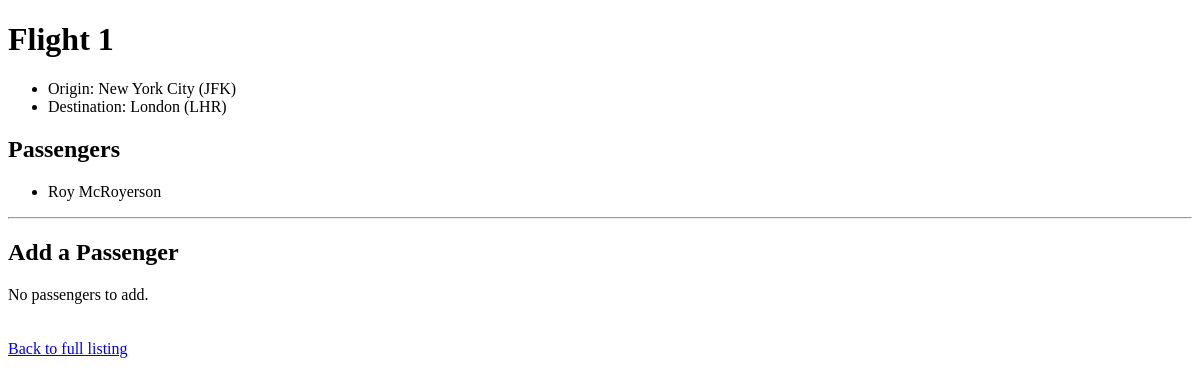
/1, run on an earlier commit of the app's database.
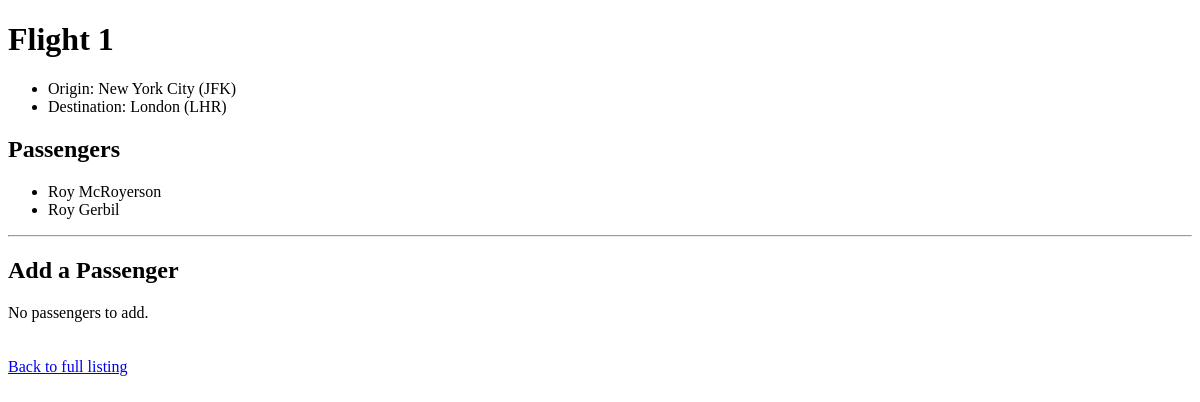
And on a later commit of the database.
### flights/models.py (models this page shows, shortened)
class Flight(models.Model):
    origin = models.ForeignKey(Airport, on_delete=models.CASCADE, related_name="departures")
    destination = models.ForeignKey(Airport, on_delete=models.CASCADE, related_name="arrivals")
    duration = models.IntegerField()

class Airport(models.Model):
    code = models.CharField(max_length=3)
    city = models.CharField(max_length=64)
    def __str__(self):
        return f"{self.city} ({self.code})"

class Passenger(models.Model):
    first = models.CharField(max_length=64)
    last = models.CharField(max_length=64)
    weight = models.IntegerField()
    flights = models.ManyToManyField(Flight, blank=True, related_name="passengers")
    def __str__(self):
        return f"{self.first} {self.last}"

### flights/views.py (the view)
# urls.py: path("<int:flight_id>", views.flight, name="flight"),
def flight(request, flight_id):
    try:
        flight = Flight.objects.get(pk=flight_id)
    except Flight.DoesNotExist:
        raise Http404("Flight does not exist.")
    context = {
        "flight": flight,
        "passengers": flight.passengers.all(),
        "non_passengers": Passenger.objects.exclude(flights=flight).all(),
    }
    return render(request, "flights/flight.html", context)

### flights/templates/flights/flight.html (shortened to what this page needs)
{% extends "flights/base.html" %}
{% block body %}
  <h1>Flight {{flight.id}} </h1>
  <ul>
    <li>Origin: {{ flight.origin }}</li>
    <li>Destination: {{ flight.destination }}</li>
  </ul>
  <h2>Passengers</h2>
  <ul>
    {% for passenger in passengers %}
    <li>{{ passenger }}</li>
    {% empty %}
    <li>No passengers.</li>
    {% endfor %}
  </ul>
  <hr>
  <h2>Add a Passenger</h2>
  {% if non_passengers %}
    <form action="{% url 'book' flight.id %}" method="post">
      {% csrf_token %}
      <select name="passenger">
        {% for passenger in non_passengers %}
          <option value="{{ passenger.id }}">{{ passenger }}</option>
        {% endfor %}
      </select>
      <input type="submit" value="Book Flight" />
    </form>
    <br>
  {% else %}
    <div>No passengers to add.</div>
  {% endif %}
  <br>
  <br>
  <a href="{% url 'index' %}">Back to full listing</a>
{% endblock %}

### flights/templates/flights/base.html (shortened to what this page needs)
<!DOCTYPE html>
<html>
 <head>
 </head>
 <body>
  {% block body %}
  {% endblock %}
 </body>
</html>

What changed in the data, as far as the page shows it:
added Passenger: first+last "Roy Gerbil"
